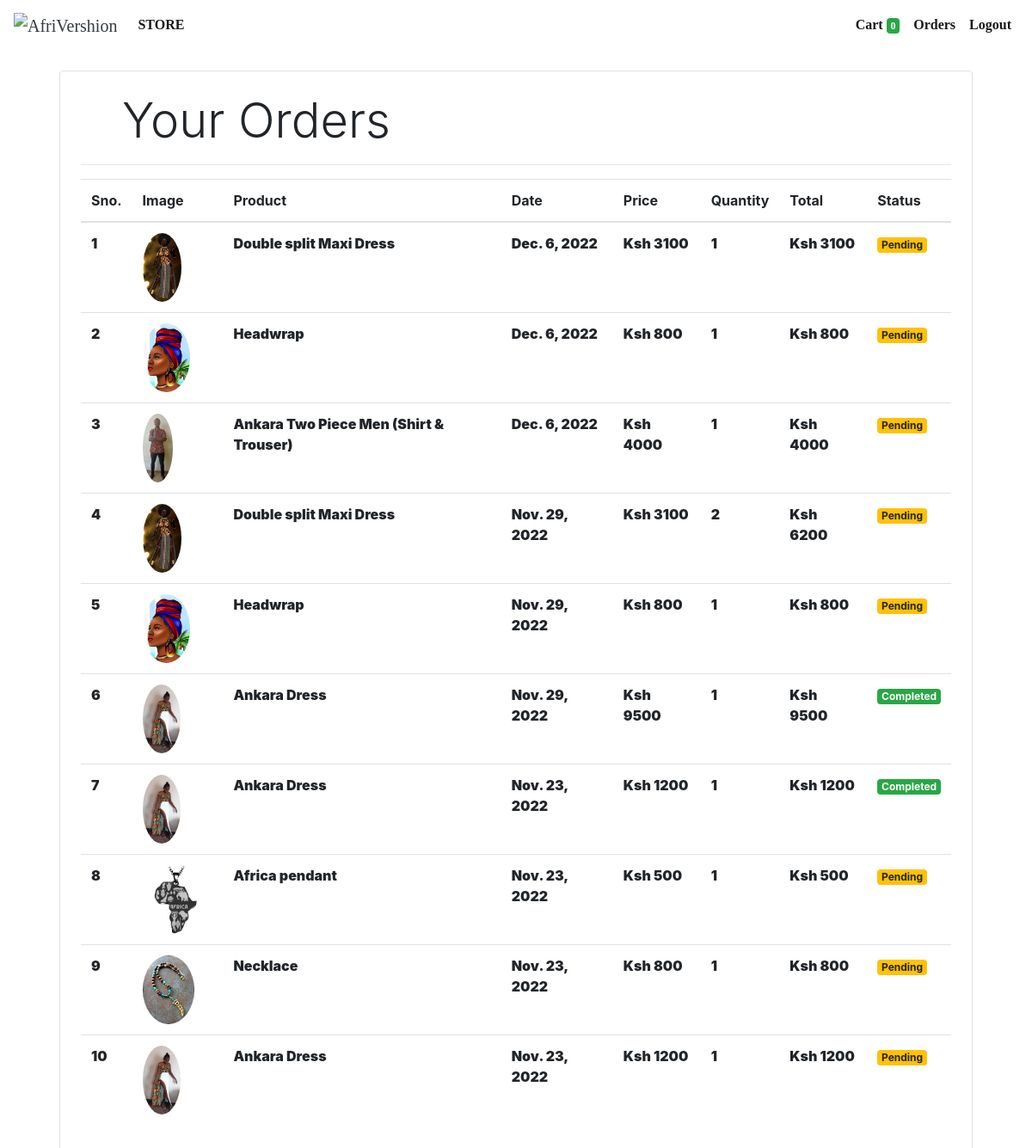
Page /orders (signed in) on the committed database.
### store/models/orders.py (models this page shows, shortened)
class Order(models.Model):
    product = models.ForeignKey(Products,
                                on_delete=models.CASCADE)
    customer = models.ForeignKey(Customer,
                                 on_delete=models.CASCADE)
    quantity = models.IntegerField(default=1)
    price = models.IntegerField()
    address = models.CharField (max_length=50, default='', blank=True)
    phone = models.CharField (max_length=50, default='', blank=True)
    date = models.DateField (default=datetime.datetime.today)
    status = models.BooleanField (default=False)
    @staticmethod
    def get_orders_by_customer(customer_id):
        return Order.objects.filter(customer=customer_id).order_by('-date')

### store/models/product.py (models this page shows, shortened)
class Products(models.Model):
    name = models.CharField(max_length=60)
    price= models.IntegerField(default=0)
    category= models.ForeignKey(Category,on_delete=models.CASCADE,default=1 )
    description= models.CharField(max_length=250, default='', blank=False, null= True)
    image= models.ImageField(upload_to='uploads/products/')

### store/middlewares/auth.py (the view)
    def middleware(request):
        print(request.session.get('customer'))
        returnUrl = request.META['PATH_INFO']
        print(request.META['PATH_INFO'])
        if not request.session.get('customer'):
           return redirect(f'login?return_url={returnUrl}')
        response = get_response(request)
        return response

### store/templatetags/custom_filter.py (called while the page is built)
@register.filter(name='currency')
def currency(number):
    return "Ksh "+str(number)

@register.filter(name='multiply')
def multiply(number , number1):
    return number * number1

### store/views/orders.py (called while the page is built)
    def get(self , request ):
        customer = request.session.get('customer')
        orders = Order.get_orders_by_customer(customer)
        print(orders)
        return render(request , 'orders.html'  , {'orders' : orders})

### store/templates/orders.html
{% extends 'base.html' %}
{% block content %}
{% load cart %}
{% load custom_filter %}
<div class="container">
   <div class="border rounded p-4 m-4">
        <p class="display-4 pl-4 ml-4">Your Orders</p>
        <hr>
        <table class="table">
            <thead>
                <tr>
                    <th>Sno.</th>
                    <th>Image</th>
                    <th>Product</th>
                    <th>Date</th>
                    <th>Price</th>
                    <th>Quantity</th>
                    <th>Total</th>
                    <th>Status</th>
                </tr>
            </thead>
            <tbody>
                {% for order in orders %}
                <tr>
                    <td>{{forloop.counter}}</td>
                    <td><img style="height: 80px;" class="rounded-circle" src="{{order.product.image.url}}" alt=""></td>
                    <td>{{order.product.name}}</td>
                    <td>{{order.date}}</td>
                    <td>{{order.price|currency}}</td>
                    <td>{{order.quantity}}</td>
                    <td>{{order.quantity|multiply:order.price|currency}}</td>
                    {% if order.status %}
                    <td><small class="badge badge-success">Completed</small></td>
                    {%else%}
                    <td><small class="badge badge-warning">Pending</small></td>
                    {% endif %}
                </tr>
                {% endfor %}
            </tbody>
        </table>
   </div>
</div>
{% endblock %}

### store/templates/base.html (shortened to what this page needs)
{% load static %}
<!doctype html>
<html lang="en">
<head>
  <link rel="stylesheet" href="https://maxcdn.bootstrapcdn.com/bootstrap/4.0.0/css/bootstrap.min.css"
>
</head>
<body>
<nav class="one-edge-shadow
  navbar navbar-light
  sticky-top navbar
  navbar-expand-lg
  text-white">
    <a class="navbar-brand ms-3 text-dark " href="/">
    <link rel="stylesheet" href="https://use.fontawesome.com/releases/v5.7.0/css/all.css">
    <img src='https://i.postimg.cc/GtP6Pw44/download.png' border='0' style="width:500px;height:500px,color:text-light;" alt='AfriVershion'/></a>
    <div class="collapse navbar-collapse" id="navbarSupportedContent">
      <ul class="navbar-nav mr-auto">
        <li class="nav-item active">
          <a class="nav-link" href="/store"> <b>STORE<b> <span class="sr-only">(current)</span></a>
        </li>
          </ul>
      <ul class=" navbar-nav my-2 my-lg-0">
        <li class="nav-item active">
          <a class="nav-link" href="/cart">Cart
            <span class="badge badge-success">{{request.session.cart.keys|length}}</span>
            <span class="sr-only">(current)</span></a>
        </li>
        {% if request.session.customer %}
        <li class="nav-item active ">
          <a class="nav-link" href="/orders">Orders<span class="sr-only">(current)</span></a>
        </li>
        <li class="nav-item active ">
          <a class="nav-link" href="/logout">Logout<span class="sr-only">(current)</span></a>
        </li>
        {% endif %}
      </ul>
    </div>
  </nav>
  {% block content %}{% endblock %}
</body>
</html>

### store/templates/base.html (style rules this page uses)
nav { background-color: white; font-family: "Times New Roman", Times, serif;; }
.one-edge-shadow { black box-shadow: 0 8px 2px -5px rgb(246, 245, 245); }

### rows in the picture
Order: product.image (picture), product.name "Double split Maxi Dress", date "Dec. 6, 2022", price "Ksh 3100", quantity "1", quantity|multiply "Ksh 3100", status "Pending"
Order: product.image (picture), product.name "Headwrap", date "Dec. 6, 2022", price "Ksh 800", quantity "1", quantity|multiply "Ksh 800", status "Pending"
Order: product.image (picture), product.name "Ankara Two Piece Men (Shirt & Trouser)", date "Dec. 6, 2022", price "Ksh 4000", quantity "1", quantity|multiply "Ksh 4000", status "Pending"
Order: product.image (picture), product.name "Double split Maxi Dress", date "Nov. 29, 2022", price "Ksh 3100", quantity "2", quantity|multiply "Ksh 6200", status "Pending"
Order: product.image (picture), product.name "Headwrap", date "Nov. 29, 2022", price "Ksh 800", quantity "1", quantity|multiply "Ksh 800", status "Pending"
Order: product.image (picture), product.name "Ankara Dress", date "Nov. 29, 2022", price "Ksh 9500", quantity "1", quantity|multiply "Ksh 9500", status "Completed"
Order: product.image (picture), product.name "Ankara Dress", date "Nov. 23, 2022", price "Ksh 1200", quantity "1", quantity|multiply "Ksh 1200", status "Completed"
Order: product.image (picture), product.name "Africa pendant", date "Nov. 23, 2022", price "Ksh 500", quantity "1", quantity|multiply "Ksh 500", status "Pending"
Order: product.image (picture), product.name "Necklace", date "Nov. 23, 2022", price "Ksh 800", quantity "1", quantity|multiply "Ksh 800", status "Pending"
Order: product.image (picture), product.name "Ankara Dress", date "Nov. 23, 2022", price "Ksh 1200", quantity "1", quantity|multiply "Ksh 1200", status "Pending"

### other values in the picture
{{ request.session.cart.keys|length }} "0"
